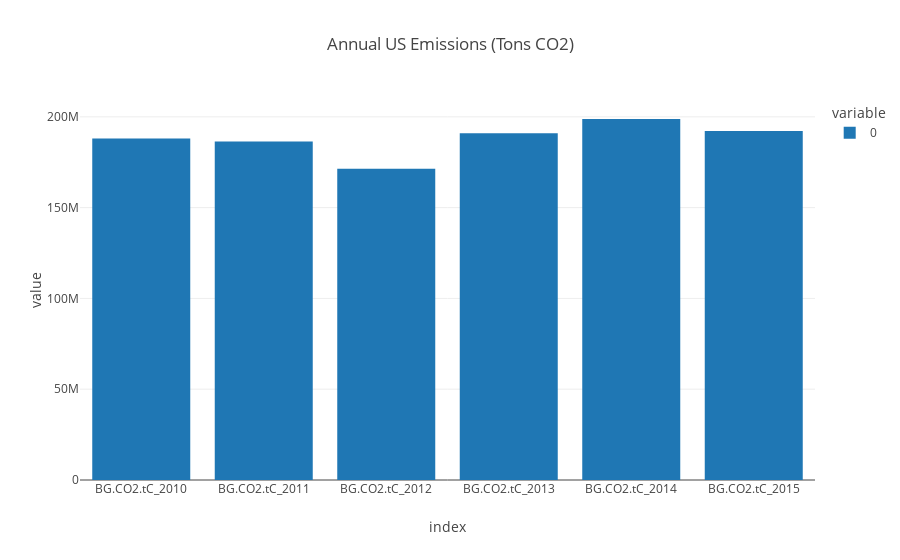
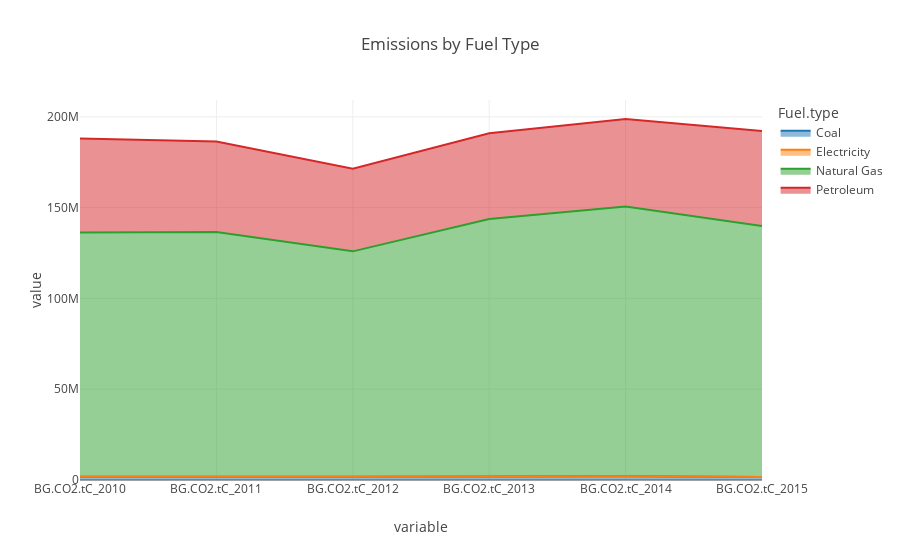
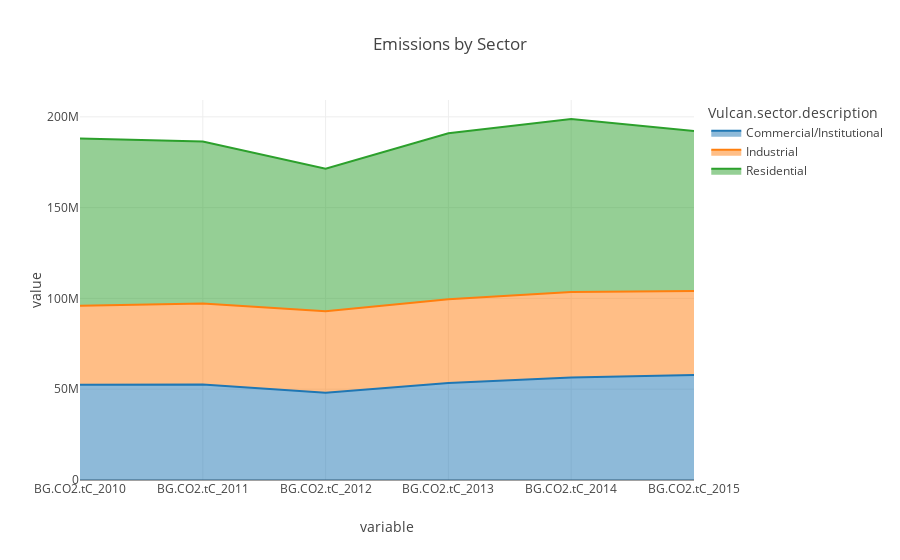
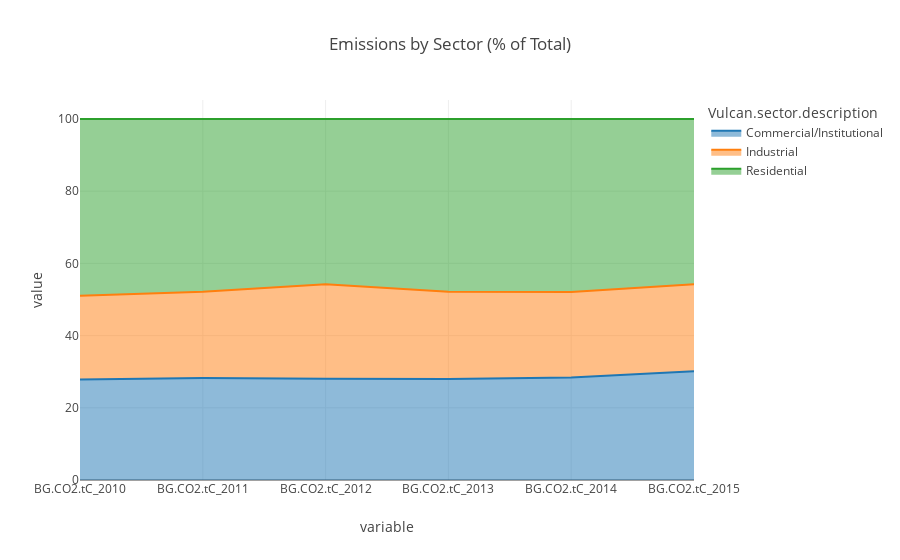

The code cell stored with these charts, in order, in its notebook:
### Code cell
# Let's also just look at total country emissions to see how it stacks up against other reported datasets
year_list = ['BG.CO2.tC_2010', 'BG.CO2.tC_2011', 'BG.CO2.tC_2012',
       'BG.CO2.tC_2013', 'BG.CO2.tC_2014', 'BG.CO2.tC_2015']
px.bar(block_df[year_list].sum(),title='Annual US Emissions (Tons CO2)')

px.area(block_df.groupby('Fuel.type').sum().reset_index().melt(id_vars = ['Fuel.type']),
        x='variable',y='value',color = 'Fuel.type',title = 'Emissions by Fuel Type')

px.area(block_df.groupby('Vulcan.sector.description').sum().reset_index().melt(id_vars = ['Vulcan.sector.description']),
        x='variable',y='value',color = 'Vulcan.sector.description',title = 'Emissions by Sector')

px.area(block_df.groupby('Vulcan.sector.description').sum().reset_index().melt(id_vars = ['Vulcan.sector.description']),
        x='variable',y='value',color = 'Vulcan.sector.description',title = 'Emissions by Sector (% of Total)',groupnorm='percent')

### Figure 1 — Plotly figure (JSON) as saved in the notebook; plotly's stock layout.template omitted (floating-point values rounded to 4 significant figures)
{"data": [{"alignmentgroup": "True", "hovertemplate": "variable=0<br>index=%{x}<br>value=%{y}<extra></extra>", "legendgroup": "0", "marker": {"color": "#1F77B4"}, "name": "0", "offsetgroup": "0", "orientation": "v", "showlegend": true, "textposition": "auto", "type": "bar", "x": ["BG.CO2.tC_2010", "BG.CO2.tC_2011", "BG.CO2.tC_2012", "BG.CO2.tC_2013", "BG.CO2.tC_2014", "BG.CO2.tC_2015"], "xaxis": "x", "y": [188000000.0, 186500000.0, 171400000.0, 190900000.0, 198800000.0, 192100000.0], "yaxis": "y"}], "layout": {"barmode": "relative", "legend": {"title": {"text": "variable"}, "tracegroupgap": 0}, "title": {"text": "Annual US Emissions (Tons CO2)"}, "xaxis": {"anchor": "y", "domain": [0, 1], "title": {"text": "index"}}, "yaxis": {"anchor": "x", "domain": [0, 1], "title": {"text": "value"}}}}

### Figure 2 — Plotly figure (JSON) as saved in the notebook; plotly's stock layout.template omitted (floating-point values rounded to 4 significant figures)
{"data": [{"hovertemplate": "Fuel.type=Coal<br>variable=%{x}<br>value=%{y}<extra></extra>", "legendgroup": "Coal", "line": {"color": "#1F77B4"}, "mode": "lines", "name": "Coal", "orientation": "v", "showlegend": true, "stackgroup": "1", "type": "scatter", "x": ["BG.CO2.tC_2010", "BG.CO2.tC_2011", "BG.CO2.tC_2012", "BG.CO2.tC_2013", "BG.CO2.tC_2014", "BG.CO2.tC_2015"], "xaxis": "x", "y": [1750000.0, 1630000.0, 1748000.0, 1865000.0, 1998000.0, 1707000.0], "yaxis": "y"}, {"hovertemplate": "Fuel.type=Electricity<br>variable=%{x}<br>value=%{y}<extra></extra>", "legendgroup": "Electricity", "line": {"color": "#FF7F0E"}, "mode": "lines", "name": "Electricity", "orientation": "v", "showlegend": true, "stackgroup": "1", "type": "scatter", "x": ["BG.CO2.tC_2010", "BG.CO2.tC_2011", "BG.CO2.tC_2012", "BG.CO2.tC_2013", "BG.CO2.tC_2014", "BG.CO2.tC_2015"], "xaxis": "x", "y": [0, 0, 0, 0, 0, 0], "yaxis": "y"}, {"hovertemplate": "Fuel.type=Natural Gas<br>variable=%{x}<br>value=%{y}<extra></extra>", "legendgroup": "Natural Gas", "line": {"color": "#2CA02C"}, "mode": "lines", "name": "Natural Gas", "orientation": "v", "showlegend": true, "stackgroup": "1", "type": "scatter", "x": ["BG.CO2.tC_2010", "BG.CO2.tC_2011", "BG.CO2.tC_2012", "BG.CO2.tC_2013", "BG.CO2.tC_2014", "BG.CO2.tC_2015"], "xaxis": "x", "y": [134500000.0, 134900000.0, 124200000.0, 141900000.0, 148600000.0, 138200000.0], "yaxis": "y"}, {"hovertemplate": "Fuel.type=Petroleum<br>variable=%{x}<br>value=%{y}<extra></extra>", "legendgroup": "Petroleum", "line": {"color": "#D62728"}, "mode": "lines", "name": "Petroleum", "orientation": "v", "showlegend": true, "stackgroup": "1", "type": "scatter", "x": ["BG.CO2.tC_2010", "BG.CO2.tC_2011", "BG.CO2.tC_2012", "BG.CO2.tC_2013", "BG.CO2.tC_2014", "BG.CO2.tC_2015"], "xaxis": "x", "y": [51750000.0, 49910000.0, 45500000.0, 47140000.0, 48170000.0, 52270000.0], "yaxis": "y"}], "layout": {"legend": {"title": {"text": "Fuel.type"}, "tracegroupgap": 0}, "title": {"text": "Emissions by Fuel Type"}, "xaxis": {"anchor": "y", "domain": [0, 1], "title": {"text": "variable"}}, "yaxis": {"anchor": "x", "domain": [0, 1], "title": {"text": "value"}}}}

### Figure 3 — Plotly figure (JSON) as saved in the notebook; plotly's stock layout.template omitted (floating-point values rounded to 4 significant figures)
{"data": [{"hovertemplate": "Vulcan.sector.description=Commercial/Institutional<br>variable=%{x}<br>value=%{y}<extra></extra>", "legendgroup": "Commercial/Institutional", "line": {"color": "#1F77B4"}, "mode": "lines", "name": "Commercial/Institutional", "orientation": "v", "showlegend": true, "stackgroup": "1", "type": "scatter", "x": ["BG.CO2.tC_2010", "BG.CO2.tC_2011", "BG.CO2.tC_2012", "BG.CO2.tC_2013", "BG.CO2.tC_2014", "BG.CO2.tC_2015"], "xaxis": "x", "y": [52390000.0, 52650000.0, 48050000.0, 53440000.0, 56420000.0, 57890000.0], "yaxis": "y"}, {"hovertemplate": "Vulcan.sector.description=Industrial<br>variable=%{x}<br>value=%{y}<extra></extra>", "legendgroup": "Industrial", "line": {"color": "#FF7F0E"}, "mode": "lines", "name": "Industrial", "orientation": "v", "showlegend": true, "stackgroup": "1", "type": "scatter", "x": ["BG.CO2.tC_2010", "BG.CO2.tC_2011", "BG.CO2.tC_2012", "BG.CO2.tC_2013", "BG.CO2.tC_2014", "BG.CO2.tC_2015"], "xaxis": "x", "y": [43620000.0, 44600000.0, 44860000.0, 46130000.0, 47130000.0, 46260000.0], "yaxis": "y"}, {"hovertemplate": "Vulcan.sector.description=Residential<br>variable=%{x}<br>value=%{y}<extra></extra>", "legendgroup": "Residential", "line": {"color": "#2CA02C"}, "mode": "lines", "name": "Residential", "orientation": "v", "showlegend": true, "stackgroup": "1", "type": "scatter", "x": ["BG.CO2.tC_2010", "BG.CO2.tC_2011", "BG.CO2.tC_2012", "BG.CO2.tC_2013", "BG.CO2.tC_2014", "BG.CO2.tC_2015"], "xaxis": "x", "y": [91990000.0, 89220000.0, 78500000.0, 91330000.0, 95260000.0, 88000000.0], "yaxis": "y"}], "layout": {"legend": {"title": {"text": "Vulcan.sector.description"}, "tracegroupgap": 0}, "title": {"text": "Emissions by Sector"}, "xaxis": {"anchor": "y", "domain": [0, 1], "title": {"text": "variable"}}, "yaxis": {"anchor": "x", "domain": [0, 1], "title": {"text": "value"}}}}

### Figure 4 — Plotly figure (JSON) as saved in the notebook; plotly's stock layout.template omitted (floating-point values rounded to 4 significant figures)
{"data": [{"groupnorm": "percent", "hovertemplate": "Vulcan.sector.description=Commercial/Institutional<br>variable=%{x}<br>value=%{y}<extra></extra>", "legendgroup": "Commercial/Institutional", "line": {"color": "#1F77B4"}, "mode": "lines", "name": "Commercial/Institutional", "orientation": "v", "showlegend": true, "stackgroup": "1", "type": "scatter", "x": ["BG.CO2.tC_2010", "BG.CO2.tC_2011", "BG.CO2.tC_2012", "BG.CO2.tC_2013", "BG.CO2.tC_2014", "BG.CO2.tC_2015"], "xaxis": "x", "y": [52390000.0, 52650000.0, 48050000.0, 53440000.0, 56420000.0, 57890000.0], "yaxis": "y"}, {"groupnorm": "percent", "hovertemplate": "Vulcan.sector.description=Industrial<br>variable=%{x}<br>value=%{y}<extra></extra>", "legendgroup": "Industrial", "line": {"color": "#FF7F0E"}, "mode": "lines", "name": "Industrial", "orientation": "v", "showlegend": true, "stackgroup": "1", "type": "scatter", "x": ["BG.CO2.tC_2010", "BG.CO2.tC_2011", "BG.CO2.tC_2012", "BG.CO2.tC_2013", "BG.CO2.tC_2014", "BG.CO2.tC_2015"], "xaxis": "x", "y": [43620000.0, 44600000.0, 44860000.0, 46130000.0, 47130000.0, 46260000.0], "yaxis": "y"}, {"groupnorm": "percent", "hovertemplate": "Vulcan.sector.description=Residential<br>variable=%{x}<br>value=%{y}<extra></extra>", "legendgroup": "Residential", "line": {"color": "#2CA02C"}, "mode": "lines", "name": "Residential", "orientation": "v", "showlegend": true, "stackgroup": "1", "type": "scatter", "x": ["BG.CO2.tC_2010", "BG.CO2.tC_2011", "BG.CO2.tC_2012", "BG.CO2.tC_2013", "BG.CO2.tC_2014", "BG.CO2.tC_2015"], "xaxis": "x", "y": [91990000.0, 89220000.0, 78500000.0, 91330000.0, 95260000.0, 88000000.0], "yaxis": "y"}], "layout": {"legend": {"title": {"text": "Vulcan.sector.description"}, "tracegroupgap": 0}, "title": {"text": "Emissions by Sector (% of Total)"}, "xaxis": {"anchor": "y", "domain": [0, 1], "title": {"text": "variable"}}, "yaxis": {"anchor": "x", "domain": [0, 1], "title": {"text": "value"}}}}
